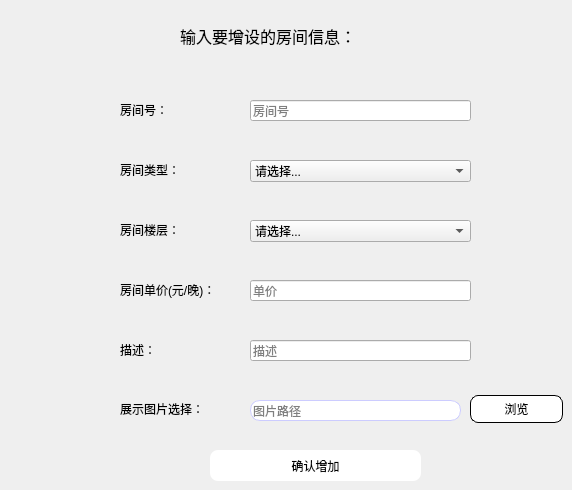
      <widget class="QWidget" name="page_14">
       <widget class="QPushButton" name="commitAddRoom">
        <property name="geometry">
         <rect>
          <x>210</x>
          <y>450</y>
          <width>211</width>
          <height>31</height>
         </rect>
        </property>
        <property name="styleSheet">
         <string notr="true">#commitAddRoom{background:#ffffff;
border-radius:8px}
#commitAddRoom:hover
{
background:#4c64ba
}</string>
        </property>
        <property name="text">
         <string>确认增加</string>
        </property>
       </widget>
       <widget class="QLabel" name="label_71">
        <property name="geometry">
         <rect>
          <x>120</x>
          <y>270</y>
          <width>121</width>
          <height>40</height>
         </rect>
        </property>
        <property name="styleSheet">
         <string notr="true">font: 9pt &quot;FontAwesome&quot;;</string>
        </property>
        <property name="text">
         <string>房间单价(元/晚)：</string>
        </property>
       </widget>
       <widget class="QLabel" name="label_68">
        <property name="geometry">
         <rect>
          <x>120</x>
          <y>90</y>
          <width>101</width>
          <height>40</height>
         </rect>
        </property>
        <property name="styleSheet">
         <string notr="true">font: 9pt &quot;FontAwesome&quot;;</string>
        </property>
        <property name="text">
         <string>房间号：</string>
        </property>
       </widget>
       <widget class="QLabel" name="label_70">
        <property name="geometry">
         <rect>
          <x>120</x>
          <y>210</y>
          <width>101</width>
          <height>40</height>
         </rect>
        </property>
        <property name="styleSheet">
         <string notr="true">font: 9pt &quot;FontAwesome&quot;;</string>
        </property>
        <property name="text">
         <string>房间楼层：</string>
        </property>
       </widget>
       <widget class="QLineEdit" name="rprice_add">
        <property name="geometry">
         <rect>
          <x>250</x>
          <y>280</y>
          <width>221</width>
          <height>21</height>
         </rect>
        </property>
        <property name="text">
         <string/>
        </property>
        <property name="placeholderText">
         <string>单价</string>
        </property>
       </widget>
       <widget class="QLineEdit" name="rid_add">
        <property name="geometry">
         <rect>
          <x>250</x>
          <y>100</y>
          <width>221</width>
          <height>21</height>
         </rect>
        </property>
        <property name="text">
         <string/>
        </property>
        <property name="placeholderText">
         <string>房间号</string>
        </property>
       </widget>
       <widget class="QLineEdit" name="rdesc_add">
        <property name="geometry">
         <rect>
          <x>250</x>
          <y>340</y>
          <width>221</width>
          <height>21</height>
         </rect>
        </property>
        <property name="text">
         <string/>
        </property>
        <property name="placeholderText">
         <string>描述</string>
        </property>
       </widget>
       <widget class="QLabel" name="label_69">
        <property name="geometry">
         <rect>
          <x>120</x>
          <y>150</y>
          <width>101</width>
          <height>40</height>
         </rect>
        </property>
        <property name="styleSheet">
         <string notr="true">font: 9pt &quot;FontAwesome&quot;;</string>
        </property>
        <property name="text">
         <string>房间类型：</string>
        </property>
       </widget>
       <widget class="QLabel" name="label_72">
        <property name="geometry">
         <rect>
          <x>120</x>
          <y>330</y>
          <width>101</width>
          <height>40</height>
         </rect>
        </property>
        <property name="styleSheet">
         <string notr="true">font: 9pt &quot;FontAwesome&quot;;</string>
        </property>
        <property name="text">
         <string>描述：</string>
        </property>
       </widget>
       <widget class="QLabel" name="label_84">
        <property name="geometry">
         <rect>
          <x>180</x>
          <y>20</y>
          <width>321</width>
          <height>31</height>
         </rect>
        </property>
        <property name="font">
         <font>
          <family>FontAwesome</family>
          <pointsize>12</pointsize>
         </font>
        </property>
        <property name="text">
         <string>输入要增设的房间信息：</string>
        </property>
       </widget>
       <widget class="QComboBox" name="rtype_add">
        <property name="geometry">
         <rect>
          <x>250</x>
          <y>160</y>
          <width>221</width>
          <height>22</height>
         </rect>
        </property>
        <item>
         <property name="text">
          <string>请选择...</string>
         </property>
        </item>
        <item>
         <property name="text">
          <string>标准间（单人）</string>
         </property>
        </item>
        <item>
         <property name="text">
          <string>标准间（双人）</string>
         </property>
        </item>
        <item>
         <property name="text">
          <string>大床房</string>
         </property>
        </item>
        <item>
         <property name="text">
          <string>总统套房</string>
         </property>
        </item>
       </widget>
       <widget class="QComboBox" name="rstorey_add">
        <property name="geometry">
         <rect>
          <x>250</x>
          <y>220</y>
          <width>221</width>
          <height>22</height>
         </rect>
        </property>
        <item>
         <property name="text">
          <string>请选择...</string>
         </property>
        </item>
        <item>
         <property name="text">
          <string>2</string>
         </property>
        </item>
        <item>
         <property name="text">
          <string>3</string>
         </property>
        </item>
        <item>
         <property name="text">
          <string>4</string>
         </property>
        </item>
       </widget>
       <widget class="QLabel" name="label_66">
        <property name="geometry">
         <rect>
          <x>120</x>
          <y>389</y>
          <width>121</width>
          <height>40</height>
         </rect>
        </property>
        <property name="styleSheet">
         <string notr="true">font: 9pt &quot;FontAwesome&quot;;</string>
        </property>
        <property name="text">
         <string>展示图片选择：</string>
        </property>
       </widget>
       <widget class="QPushButton" name="scan">
        <property name="geometry">
         <rect>
          <x>470</x>
          <y>395</y>
          <width>93</width>
          <height>28</height>
         </rect>
        </property>
        <property name="styleSheet">
         <string notr="true">#scan{background:white
;
border:1px solid black;
border-radius:8px}
#scan:hover
{
background:#4c64ba
}</string>
        </property>
        <property name="text">
         <string>浏览</string>
        </property>
       </widget>
       <widget class="QLineEdit" name="path">
        <property name="geometry">
         <rect>
          <x>250</x>
          <y>400</y>
          <width>211</width>
          <height>21</height>
         </rect>
        </property>
        <property name="styleSheet">
         <string notr="true">border-radius:10px;
background:#FFFFFF;
border:1px solid;
border-color:#CCCCFF;
</string>
        </property>
        <property name="placeholderText">
         <string>图片路径</string>
        </property>
       </widget>
      </widget>
